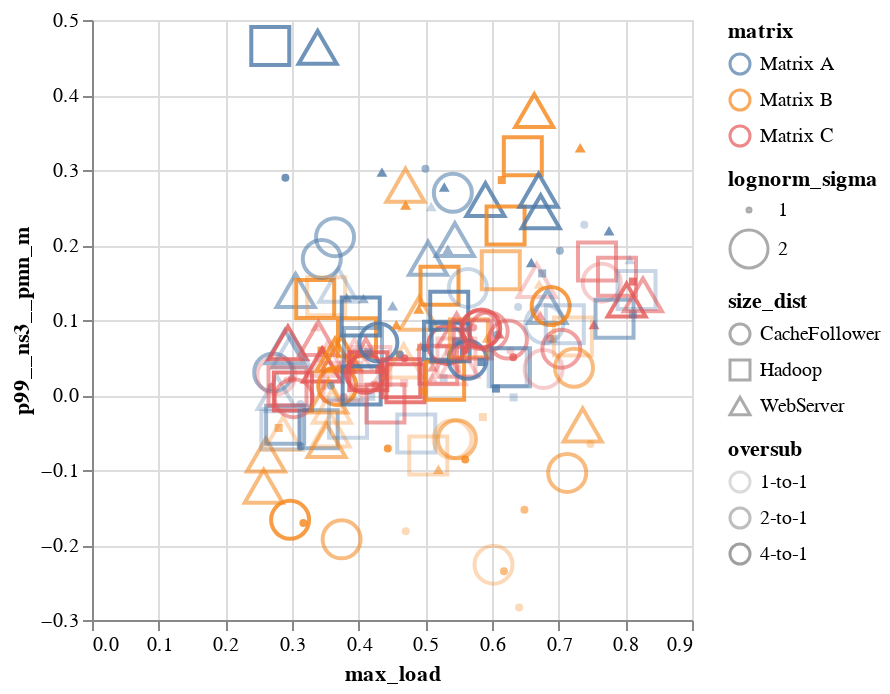

Here is the notebook cell this chart was saved with:
### Markdown cell above
## Scratch

### Code cell
alt.Chart(records).mark_point().encode(
    x=alt.X('max_load:Q'),
    y=alt.Y('p99__ns3__pmn_m:Q'),
    color=alt.Color('matrix:N'),
    shape=alt.Shape('size_dist:N'),
    size=alt.Size('lognorm_sigma:N'),
    opacity=alt.Opacity('oversub:N'),
    tooltip='id:N'
)

### Figure 1 — Vega-Lite specification as saved in the notebook (floating-point values rounded to 4 significant figures; data arrays with more than 128 entries replaced by an {"elided": "..."} marker saying what was removed)
{"config": {"view": {"continuousWidth": 300, "continuousHeight": 300}}, "data": {"name": "data-da584e6197f35ea212f90a7bb9b51ea4"}, "mark": {"type": "point"}, "encoding": {"color": {"field": "matrix", "type": "nominal"}, "opacity": {"field": "oversub", "type": "nominal"}, "shape": {"field": "size_dist", "type": "nominal"}, "size": {"field": "lognorm_sigma", "type": "nominal"}, "tooltip": {"field": "id", "type": "nominal"}, "x": {"field": "max_load", "type": "quantitative"}, "y": {"field": "p99__ns3__pmn_m", "type": "quantitative"}}, "$schema": "https://vega.github.io/schema/vega-lite/v5.15.1.json", "datasets": {"data-da584e6197f35ea212f90a7bb9b51ea4": {"elided": "192 records"}}}
